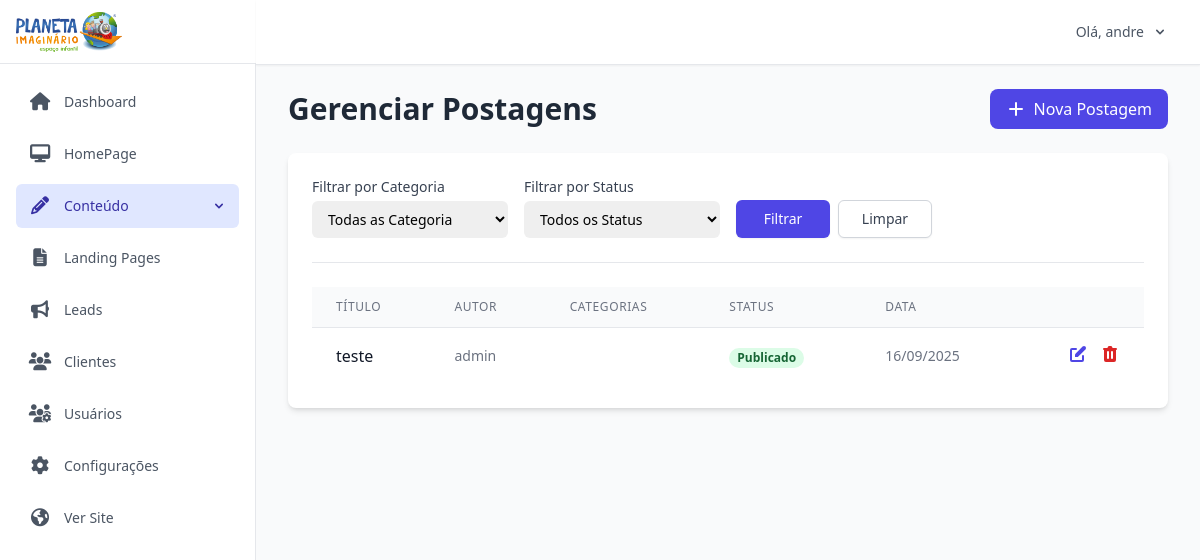
Page /dashboard/posts (signed in) on the earlier database version.
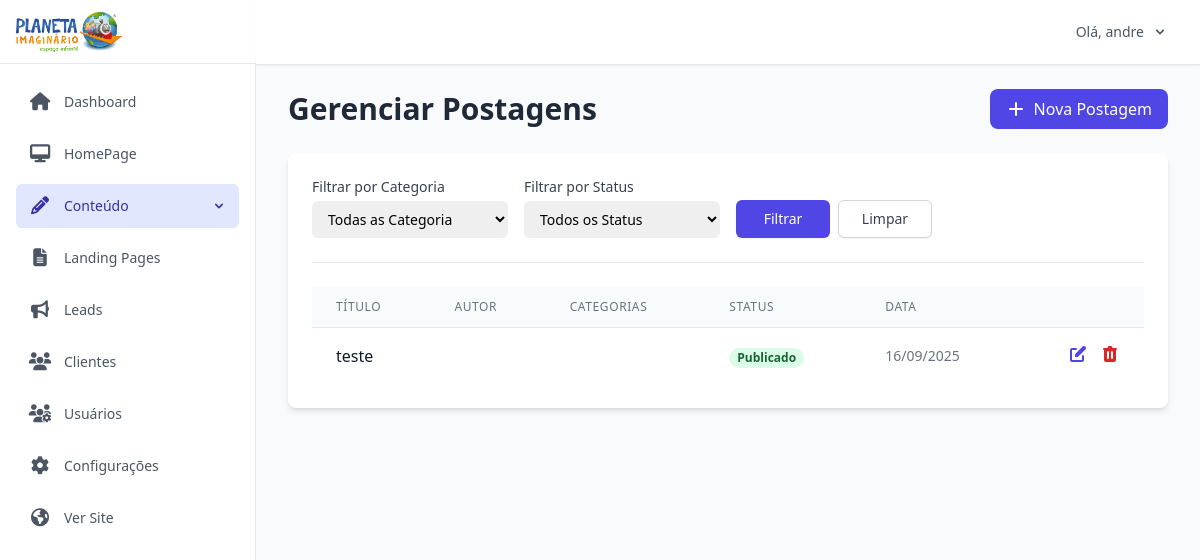
Same page on the later database version.
### app/models.py (models this page shows, shortened)
class Post(db.Model):
    id = db.Column(db.Integer, primary_key=True)
    title = db.Column(db.String(150), nullable=False)
    slug = db.Column(db.String(150), unique=True, nullable=False)
    content = db.Column(db.Text, nullable=False)
    cover_image = db.Column(db.String(100), nullable=True, default='default.jpg') # Armazena o nome do arquivo da imagem
    user_id = db.Column(db.Integer, db.ForeignKey('user.id'))
    author = db.relationship('User', backref='posts')
    categories = db.relationship('Category', secondary=post_categories, lazy='subquery',
        backref=db.backref('posts', lazy=True))
    gallery_images = db.relationship('Image', backref='post', lazy=True, cascade="all, delete-orphan")
    meta_description = db.Column(db.String(160))
    is_published = db.Column(db.Boolean, default=False)
    created_at = db.Column(db.DateTime, default=datetime.utcnow)
    updated_at = db.Column(db.DateTime, default=datetime.utcnow, onupdate=datetime.utcnow)

class User(UserMixin, db.Model):
    id = db.Column(db.Integer, primary_key=True)
    username = db.Column(db.String(64), index=True, unique=True, nullable=False)
    email = db.Column(db.String(120), index=True, unique=True, nullable=False)
    password_hash = db.Column(db.String(256))
    role = db.Column(db.String(20), nullable=False, default='colaborador')
    is_approved = db.Column(db.Boolean, nullable=False, default=False, server_default='f')
    date_of_birth = db.Column(db.Date, nullable=True)
    created_at = db.Column(db.DateTime, default=datetime.utcnow)
    updated_at = db.Column(db.DateTime, default=datetime.utcnow, onupdate=datetime.utcnow)

### app/dashboard/routes.py (the view)
@bp.route('/posts')
@login_required
def list_posts():
    page = request.args.get('page', 1, type=int)
    query = Post.query
    category_filter = request.args.get('category', type=int)
    if category_filter:
        query = query.join(Post.categories).filter(Category.id == category_filter)
    status_filter = request.args.get('status', type=str)
    if status_filter == 'published':
        query = query.filter(Post.is_published == True)
    elif status_filter == 'draft':
        query = query.filter(Post.is_published == False)
    all_categories = Category.query.order_by(Category.name).all()
    posts_pagination = query.order_by(Post.created_at.desc()).paginate(
        page=page, per_page=10, error_out=False
    )
    active_filters = {
        'category': category_filter,
        'status': status_filter
    }
    return render_template('dashboard/posts.html',
                           posts_pagination=posts_pagination,
                           all_categories=all_categories,
                           filters=active_filters)

### app/dashboard/routes.py (called while the page is built)
@bp.app_context_processor
def inject_global_variables():
    try:
        published_landing_pages = LandingPage.query.filter_by(is_published=True).order_by(LandingPage.title).all()
        site_settings = Settings.query.first()
        active_popup = Popup.query.filter_by(is_active=True).first()
        return dict(
            nav_landing_pages=published_landing_pages,
            site_settings=site_settings,
            active_popup=active_popup  # ✅ INJETA O POPUP
        )
    except Exception as e:
        print(f"Erro ao injetar variáveis globais: {e}")
        return dict(nav_landing_pages=[], site_settings=None, active_popup=None)

### app/main/routes.py (called while the page is built)
@bp.app_context_processor
def inject_global_variables():
    try:
        published_landing_pages = LandingPage.query.filter_by(is_published=True).order_by(LandingPage.title).all()
        site_settings = Settings.query.first()
        return dict(
            nav_landing_pages=published_landing_pages,
            site_settings=site_settings
        )
    except Exception as e:
        print(f"Erro ao injetar variáveis globais: {e}")
        return dict(
            nav_landing_pages=[],
            site_settings=None
        )

### app/templates/dashboard/posts.html (shortened to what the changed rows need)
{% extends "dashboard/dashboard_base.html" %}
{% block dashboard_content %}
<div class="flex justify-between items-center mb-6">
    <h1 class="text-3xl font-bold text-gray-800">Gerenciar Postagens</h1>
</div>
<div class="bg-white p-6 rounded-lg shadow-md">
    <div class="overflow-x-auto">
        <table class="min-w-full divide-y divide-gray-200">
            <thead class="bg-gray-50">
                <tr>
                    <th scope="col" class="px-6 py-3 text-left text-xs font-medium text-gray-500 uppercase tracking-wider">Título</th>
                    <th scope="col" class="px-6 py-3 text-left text-xs font-medium text-gray-500 uppercase tracking-wider">Autor</th>
                    <th scope="col" class="px-6 py-3 text-left text-xs font-medium text-gray-500 uppercase tracking-wider">Categorias</th>
                    <th scope="col" class="px-6 py-3 text-left text-xs font-medium text-gray-500 uppercase tracking-wider">Status</th>
                    <th scope="col" class="px-6 py-3 text-left text-xs font-medium text-gray-500 uppercase tracking-wider">Data</th>
                    <th scope="col" class="relative px-6 py-3"><span class="sr-only">Ações</span></th>
                </tr>
            </thead>
            <tbody class="bg-white divide-y divide-gray-200">
                {% for post in posts_pagination.items %}
                <tr>
                    <td class="px-6 py-4 whitespace-nowrap"><div class="font-medium text-gray-900">{{ post.title|truncate(40) }}</div></td>
                    <td class="px-6 py-4 whitespace-nowrap text-sm text-gray-500">{{ post.author.username }}</td>
                    <td class="px-6 py-4 whitespace-nowrap text-sm text-gray-500">{% for cat in post.categories %}{{ cat.name }}{% if not loop.last %}, {% endif %}{% endfor %}</td>
                    <td class="px-6 py-4 whitespace-nowrap">
                        {% if post.is_published %}
                            <span class="px-2 inline-flex text-xs leading-5 font-semibold rounded-full bg-green-100 text-green-800">Publicado</span>
                        {% else %}
                            <span class="px-2 inline-flex text-xs leading-5 font-semibold rounded-full bg-yellow-100 text-yellow-800">Rascunho</span>
                        {% endif %}
                    </td>
                    <td class="px-6 py-4 whitespace-nowrap text-sm text-gray-500">{{ post.created_at.strftime('%d/%m/%Y') }}</td>
                    <td class="px-6 py-4 whitespace-nowrap text-right text-sm font-medium flex items-center justify-end space-x-3">
                        <a href="{{ url_for('dashboard.edit_post', post_id=post.id) }}" class="text-indigo-600 hover:text-indigo-900" title="Editar">
                        </a>
                        <button @click="deleteUrl = '{{ url_for('dashboard.delete_post', post_id=post.id) }}'; deleteModalOpen = true" class="text-red-600 hover:text-red-900" title="Excluir">
                        </button>
                    </td>
                </tr>
                {% else %}
                <tr>
                    <td colspan="6" class="px-6 py-10 text-center text-gray-500">Nenhuma postagem encontrada com os filtros aplicados.</td>
                </tr>
                {% endfor %}
            </tbody>
        </table>
    </div>
</div>
{% endblock %}

Differences in the rows shown:
changed Post "teste": author.username "admin" → (not shown)
